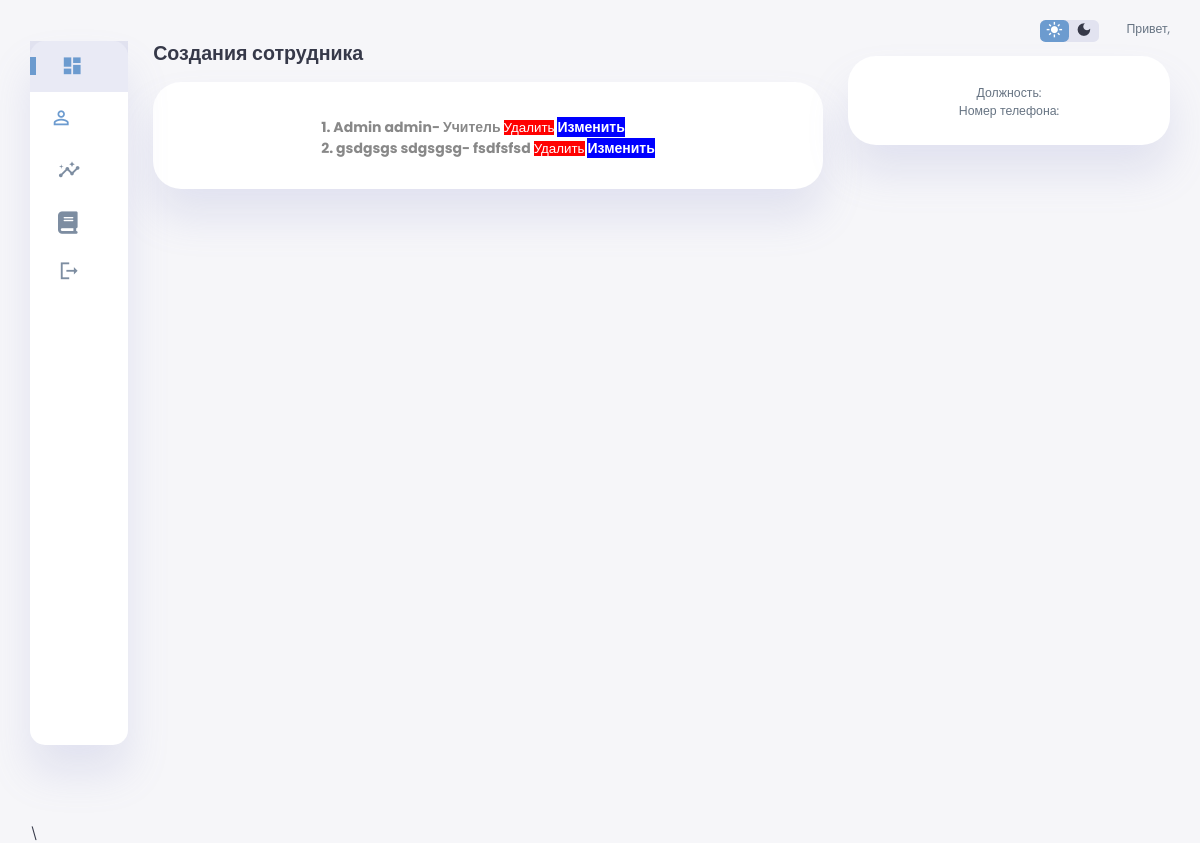
The page /employee_list/ on the database as committed earlier.
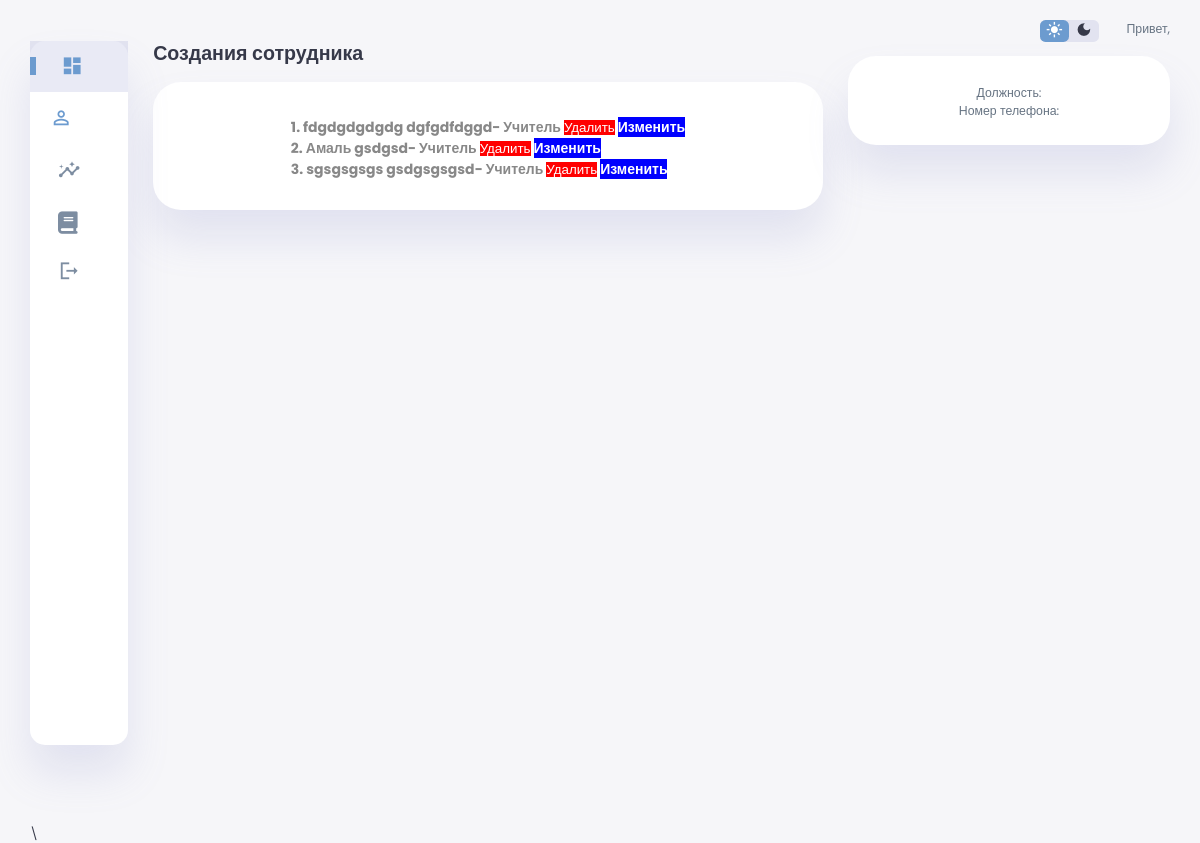
The same page on the database as committed later.
### core/models.py (models this page shows, shortened)
class Employee(models.Model):
    user = models.OneToOneField(User, verbose_name='Пользователь', on_delete=models.CASCADE)
    position = models.ForeignKey(Position, verbose_name='Должность', on_delete=models.CASCADE)
    phone = models.CharField(verbose_name='Номер телефона', max_length=20, null=True, blank=True)
    slug = models.SlugField(unique=True, null=True, blank=True)  # Добавление поля slug
    class Meta:
        verbose_name = 'Сотрудник'
        verbose_name_plural = 'Сотрудники'

class Position(models.Model):
    position = models.CharField(max_length=100, verbose_name='Должность', unique = True)
    class Meta:
        verbose_name = 'Должность'
        verbose_name_plural = 'Должности'
    def __str__(self):
        return self.position

### core/views.py (the view)
# urls.py: path('employee_list/', views.employee_list, name='employee_list'),
def employee_list(request):
    employees = Employee.objects.all()
    return render(request, 'employee_list.html', {'employees': employees})

### core/templates/employee_list.html (shortened to what this page needs)
{% extends 'index.html' %}
{% block content %}
<!DOCTYPE html>
<html lang="en">
<head>
</head>
<body>
    <div class="new-users">
        <h2>Создания сотрудника</h2>
        <div class="user-list">
                <div class="course-title">
                <div class="course-details">
                    <ol class="numbered-list" >
                        {% for employee in employees  %}
                            <li>
                                {{employee.user.first_name}} {{ employee.user.last_name }}- {{ employee.position }}
                                <form method="POST" action="{% url 'employee_delete' employee.id %}" style="display: inline;">
                                    <button type="submit" class="delete-button">Удалить</button>
                                </form>
                                <a href="{% url 'employee_edit' employee.id %}" class="edit-button">Изменить</a>
                            </li>
                        {% endfor %}
                        </ol>
                </div>
            </div>
</body>
</html>
{% endblock %}

Rows that differ between the two databases and show on the page:
removed Employee: user.first_name "Admin", user.last_name "admin", position "Учитель"
removed Employee: user.first_name "gsdgsgs", user.last_name "sdgsgsg", position "fsdfsfsd"
added Employee: user.first_name "fdgdgdgdgdg", user.last_name "dgfgdfdggd", position "Учитель"
added Employee: user.first_name "Амаль", user.last_name "gsdgsd", position "Учитель"
added Employee: user.first_name "sgsgsgsgs", user.last_name "gsdgsgsgsd", position "Учитель"
